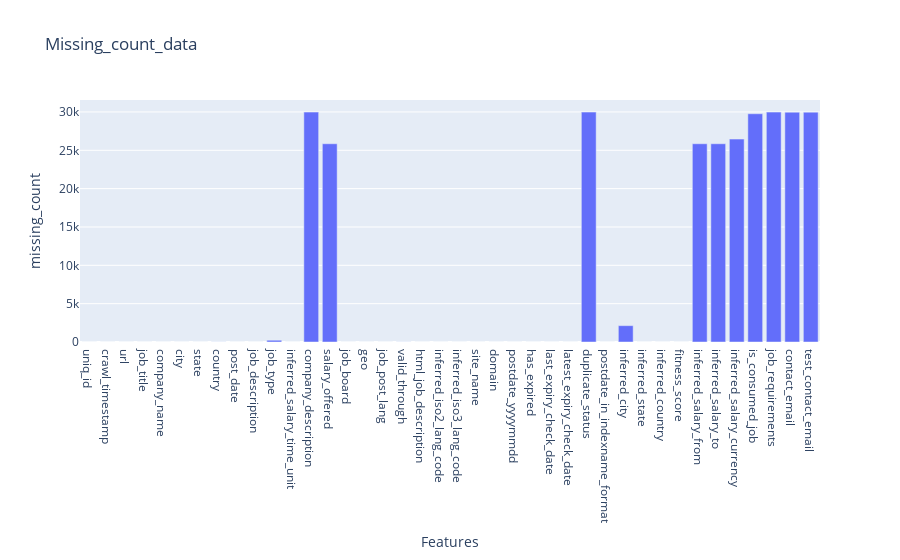

The notebook cell this image was saved under:
### Code cell
fig = px.bar(df_missing_value, x='Features', y='missing_count',title='Missing_count_data')
fig.show()

### Figure 1 — Plotly figure (JSON) as saved in the notebook; plotly's stock layout.template omitted (floating-point values rounded to 4 significant figures)
{"data": [{"alignmentgroup": "True", "hovertemplate": "Features=%{x}<br>missing_count=%{y}<extra></extra>", "legendgroup": "", "marker": {"color": "#636efa", "pattern": {"shape": ""}}, "name": "", "offsetgroup": "", "orientation": "v", "showlegend": false, "textposition": "auto", "type": "bar", "x": ["uniq_id", "crawl_timestamp", "url", "job_title", "company_name", "city", "state", "country", "post_date", "job_description", "job_type", "inferred_salary_time_unit", "company_description", "salary_offered", "job_board", "geo", "job_post_lang", "valid_through", "html_job_description", "inferred_iso2_lang_code", "inferred_iso3_lang_code", "site_name", "domain", "postdate_yyyymmdd", "has_expired", "last_expiry_check_date", "latest_expiry_check_date", "duplicate_status", "postdate_in_indexname_format", "inferred_city", "inferred_state", "inferred_country", "fitness_score", "inferred_salary_from", "inferred_salary_to", "inferred_salary_currency", "is_consumed_job", "job_requirements", "contact_email", "test_contact_email"], "xaxis": "x", "y": [0, 0, 0, 0, 0, 0, 0, 9, 0, 0, 232, 0, 29982, 25854, 0, 0, 0, 9, 0, 0, 0, 0, 0, 0, 0, 0, 0, 29982, 0, 2129, 0, 0, 0, 25854, 25854, 26464, 29767, 29979, 29970, 29978], "yaxis": "y"}], "layout": {"barmode": "relative", "legend": {"tracegroupgap": 0}, "title": {"text": "Missing_count_data"}, "xaxis": {"anchor": "y", "domain": [0, 1], "title": {"text": "Features"}}, "yaxis": {"anchor": "x", "domain": [0, 1], "title": {"text": "missing_count"}}}}
